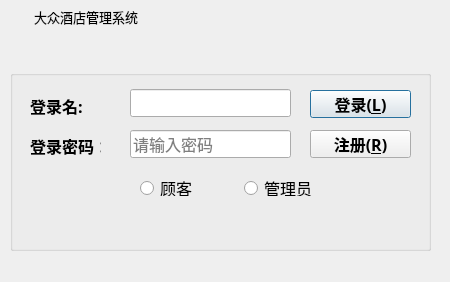
<?xml version="1.0" encoding="UTF-8"?>
<ui version="4.0">
 <class>LoginDialog</class>
 <widget class="QDialog" name="LoginDialog">
  <property name="geometry">
   <rect>
    <x>0</x>
    <y>0</y>
    <width>450</width>
    <height>282</height>
   </rect>
  </property>
  <property name="windowTitle">
   <string>Dialog</string>
  </property>
  <widget class="QWidget" name="widget_title" native="true">
   <property name="geometry">
    <rect>
     <x>0</x>
     <y>0</y>
     <width>451</width>
     <height>33</height>
    </rect>
   </property>
   <property name="sizePolicy">
    <sizepolicy hsizetype="Preferred" vsizetype="Maximum">
     <horstretch>0</horstretch>
     <verstretch>0</verstretch>
    </sizepolicy>
   </property>
   <property name="minimumSize">
    <size>
     <width>100</width>
     <height>33</height>
    </size>
   </property>
   <property name="mouseTracking">
    <bool>false</bool>
   </property>
   <layout class="QHBoxLayout" name="horizontalLayout_2" stretch="0,0,0">
    <property name="spacing">
     <number>4</number>
    </property>
    <property name="sizeConstraint">
     <enum>QLayout::SetNoConstraint</enum>
    </property>
    <property name="leftMargin">
     <number>0</number>
    </property>
    <property name="topMargin">
     <number>0</number>
    </property>
    <property name="rightMargin">
     <number>0</number>
    </property>
    <property name="bottomMargin">
     <number>0</number>
    </property>
    <item>
     <widget class="QLabel" name="lab_Ico">
      <property name="sizePolicy">
       <sizepolicy hsizetype="Minimum" vsizetype="Preferred">
        <horstretch>0</horstretch>
        <verstretch>0</verstretch>
       </sizepolicy>
      </property>
      <property name="minimumSize">
       <size>
        <width>30</width>
        <height>0</height>
       </size>
      </property>
      <property name="text">
       <string/>
      </property>
      <property name="alignment">
       <set>Qt::AlignCenter</set>
      </property>
     </widget>
    </item>
    <item>
     <widget class="QLabel" name="lab_Title">
      <property name="sizePolicy">
       <sizepolicy hsizetype="Expanding" vsizetype="Preferred">
        <horstretch>0</horstretch>
        <verstretch>0</verstretch>
       </sizepolicy>
      </property>
      <property name="font">
       <font>
        <family>微软雅黑</family>
        <pointsize>10</pointsize>
        <weight>50</weight>
        <italic>false</italic>
        <bold>false</bold>
       </font>
      </property>
      <property name="styleSheet">
       <string notr="true">font: 10pt &quot;微软雅黑&quot;;</string>
      </property>
      <property name="text">
       <string>大众酒店管理系统</string>
      </property>
      <property name="alignment">
       <set>Qt::AlignLeading|Qt::AlignLeft|Qt::AlignVCenter</set>
      </property>
     </widget>
    </item>
    <item>
     <widget class="QWidget" name="widget_menu" native="true">
      <property name="sizePolicy">
       <sizepolicy hsizetype="Minimum" vsizetype="Preferred">
        <horstretch>0</horstretch>
        <verstretch>0</verstretch>
       </sizepolicy>
      </property>
      <layout class="QHBoxLayout" name="horizontalLayout">
       <property name="spacing">
        <number>0</number>
       </property>
       <property name="leftMargin">
        <number>0</number>
       </property>
       <property name="topMargin">
        <number>0</number>
       </property>
       <property name="rightMargin">
        <number>0</number>
       </property>
       <property name="bottomMargin">
        <number>0</number>
       </property>
       <item>
        <widget class="QPushButton" name="btnMenu">
         <property name="sizePolicy">
          <sizepolicy hsizetype="Minimum" vsizetype="Expanding">
           <horstretch>0</horstretch>
           <verstretch>0</verstretch>
          </sizepolicy>
         </property>
         <property name="minimumSize">
          <size>
           <width>31</width>
           <height>0</height>
          </size>
         </property>
         <property name="cursor">
          <cursorShape>ArrowCursor</cursorShape>
         </property>
         <property name="focusPolicy">
          <enum>Qt::NoFocus</enum>
         </property>
         <property name="toolTip">
          <string>菜单</string>
         </property>
         <property name="text">
          <string/>
         </property>
         <property name="flat">
          <bool>true</bool>
         </property>
        </widget>
       </item>
       <item>
        <widget class="QPushButton" name="btnMenu_Min">
         <property name="sizePolicy">
          <sizepolicy hsizetype="Minimum" vsizetype="Expanding">
           <horstretch>0</horstretch>
           <verstretch>0</verstretch>
          </sizepolicy>
         </property>
         <property name="minimumSize">
          <size>
           <width>31</width>
           <height>0</height>
          </size>
         </property>
         <property name="cursor">
          <cursorShape>ArrowCursor</cursorShape>
         </property>
         <property name="focusPolicy">
          <enum>Qt::NoFocus</enum>
         </property>
         <property name="toolTip">
          <string>最小化</string>
         </property>
         <property name="text">
          <string/>
         </property>
         <property name="flat">
          <bool>true</bool>
         </property>
        </widget>
       </item>
       <item>
        <widget class="QPushButton" name="btnMenu_Close">
         <property name="sizePolicy">
          <sizepolicy hsizetype="Minimum" vsizetype="Expanding">
           <horstretch>0</horstretch>
           <verstretch>0</verstretch>
          </sizepolicy>
         </property>
         <property name="minimumSize">
          <size>
           <width>40</width>
           <height>0</height>
          </size>
         </property>
         <property name="cursor">
          <cursorShape>ArrowCursor</cursorShape>
         </property>
         <property name="focusPolicy">
          <enum>Qt::NoFocus</enum>
         </property>
         <property name="toolTip">
          <string>关闭</string>
         </property>
         <property name="text">
          <string/>
         </property>
         <property name="flat">
          <bool>true</bool>
         </property>
        </widget>
       </item>
      </layout>
     </widget>
    </item>
   </layout>
  </widget>
  <widget class="QGroupBox" name="groupBox">
   <property name="geometry">
    <rect>
     <x>10</x>
     <y>70</y>
     <width>421</width>
     <height>181</height>
    </rect>
   </property>
   <property name="title">
    <string/>
   </property>
   <widget class="QLabel" name="labUserName">
    <property name="geometry">
     <rect>
      <x>20</x>
      <y>20</y>
      <width>71</width>
      <height>31</height>
     </rect>
    </property>
    <property name="font">
     <font>
      <family>楷体</family>
      <pointsize>12</pointsize>
      <weight>75</weight>
      <bold>true</bold>
     </font>
    </property>
    <property name="text">
     <string>登录名:</string>
    </property>
   </widget>
   <widget class="QLabel" name="labUserPwd">
    <property name="geometry">
     <rect>
      <x>20</x>
      <y>60</y>
      <width>71</width>
      <height>31</height>
     </rect>
    </property>
    <property name="font">
     <font>
      <family>楷体</family>
      <pointsize>12</pointsize>
      <weight>75</weight>
      <bold>true</bold>
     </font>
    </property>
    <property name="text">
     <string>登录密码：</string>
    </property>
   </widget>
   <widget class="QLineEdit" name="txtUserPwd">
    <property name="geometry">
     <rect>
      <x>120</x>
      <y>60</y>
      <width>161</width>
      <height>28</height>
     </rect>
    </property>
    <property name="font">
     <font>
      <family>楷体</family>
      <pointsize>12</pointsize>
     </font>
    </property>
    <property name="toolTip">
     <string>请输入密码</string>
    </property>
    <property name="text">
     <string/>
    </property>
    <property name="echoMode">
     <enum>QLineEdit::Password</enum>
    </property>
    <property name="alignment">
     <set>Qt::AlignLeading|Qt::AlignLeft|Qt::AlignVCenter</set>
    </property>
    <property name="placeholderText">
     <string>请输入密码</string>
    </property>
   </widget>
   <widget class="QPushButton" name="btnLogin">
    <property name="geometry">
     <rect>
      <x>300</x>
      <y>20</y>
      <width>101</width>
      <height>28</height>
     </rect>
    </property>
    <property name="font">
     <font>
      <family>楷体</family>
      <pointsize>12</pointsize>
      <weight>75</weight>
      <bold>true</bold>
     </font>
    </property>
    <property name="cursor">
     <cursorShape>OpenHandCursor</cursorShape>
    </property>
    <property name="text">
     <string>登录(&amp;L)</string>
    </property>
    <property name="icon">
     <iconset resource="image.qrc">
      <normaloff>:/image/update.png</normaloff>:/image/update.png</iconset>
    </property>
    <property name="iconSize">
     <size>
      <width>20</width>
      <height>20</height>
     </size>
    </property>
   </widget>
   <widget class="QPushButton" name="btnresgister">
    <property name="geometry">
     <rect>
      <x>300</x>
      <y>60</y>
      <width>101</width>
      <height>28</height>
     </rect>
    </property>
    <property name="font">
     <font>
      <family>楷体</family>
      <pointsize>12</pointsize>
      <weight>75</weight>
      <bold>true</bold>
     </font>
    </property>
    <property name="cursor">
     <cursorShape>OpenHandCursor</cursorShape>
    </property>
    <property name="toolTip">
     <string>&lt;html&gt;&lt;head/&gt;&lt;body&gt;&lt;p&gt;&lt;br/&gt;&lt;/p&gt;&lt;/body&gt;&lt;/html&gt;</string>
    </property>
    <property name="whatsThis">
     <string>&lt;html&gt;&lt;head/&gt;&lt;body&gt;&lt;p&gt;&lt;br/&gt;&lt;/p&gt;&lt;/body&gt;&lt;/html&gt;</string>
    </property>
    <property name="text">
     <string>注册(&amp;R)</string>
    </property>
    <property name="icon">
     <iconset resource="image.qrc">
      <normaloff>:/image/delete.png</normaloff>:/image/delete.png</iconset>
    </property>
    <property name="iconSize">
     <size>
      <width>20</width>
      <height>20</height>
     </size>
    </property>
   </widget>
   <widget class="QLabel" name="labCompany">
    <property name="geometry">
     <rect>
      <x>20</x>
      <y>133</y>
      <width>381</width>
      <height>31</height>
     </rect>
    </property>
    <property name="font">
     <font>
      <family>楷体</family>
      <pointsize>12</pointsize>
      <weight>75</weight>
      <bold>true</bold>
     </font>
    </property>
    <property name="text">
     <string/>
    </property>
   </widget>
   <widget class="QRadioButton" name="radioButtonCustomer">
    <property name="geometry">
     <rect>
      <x>130</x>
      <y>110</y>
      <width>89</width>
      <height>16</height>
     </rect>
    </property>
    <property name="font">
     <font>
      <family>楷体</family>
      <pointsize>12</pointsize>
     </font>
    </property>
    <property name="text">
     <string>顾客</string>
    </property>
   </widget>
   <widget class="QRadioButton" name="radioButtonAdmin">
    <property name="geometry">
     <rect>
      <x>234</x>
      <y>110</y>
      <width>89</width>
      <height>16</height>
     </rect>
    </property>
    <property name="font">
     <font>
      <family>楷体</family>
      <pointsize>12</pointsize>
     </font>
    </property>
    <property name="text">
     <string>管理员</string>
    </property>
   </widget>
   <widget class="QLineEdit" name="txtUserName">
    <property name="geometry">
     <rect>
      <x>120</x>
      <y>19</y>
      <width>161</width>
      <height>28</height>
     </rect>
    </property>
    <property name="font">
     <font>
      <family>楷体</family>
      <pointsize>12</pointsize>
      <weight>75</weight>
      <bold>true</bold>
     </font>
    </property>
   </widget>
  </widget>
 </widget>
 <resources>
  <include location="image.qrc"/>
 </resources>
 <connections/>
</ui>
